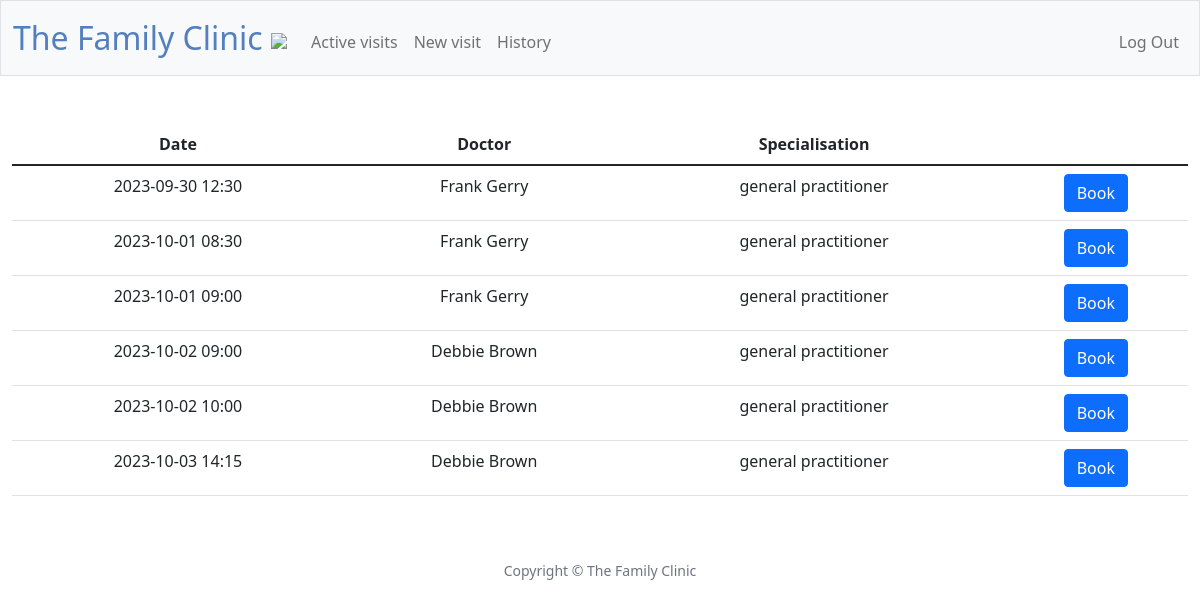
The app's page /book (signed in) with its own data.
### tables this page shows
CREATE TABLE searched_visits (user_id INTEGER NOT NULL, visit_id INTEGER NOT NULL, date TEXT NOT NULL, status TEXT NOT NULL, doctor TEXT NOT NULL, specialisation TEXT NOT NULL, diagnosis TEXT, treatment TEXT);

### app.py (the view)
@app.route("/book", methods=["GET", "POST"])
@login_required
def book():
    if request.method == "POST":
        date = request.form.get("date")
        doctor = request.form.get("doctor")
        specialisation = request.form.get("specialisation")
        visit_id = db.execute("SELECT id FROM visits WHERE date = ? AND doctor = ? AND specialisation = ?", date, doctor, specialisation)
        visit_id = visit_id[0]["id"]
        db.execute("INSERT INTO booked_visits (user_id, visit_id, date, status, doctor, specialisation) VALUES (?, ?, ?, ?, ?, ?)", session["user_id"], visit_id, date, "booked", doctor, specialisation)
        db.execute("UPDATE visits SET status = ? WHERE id = ?", "booked", visit_id )
        return redirect("/")
    else:
        list_of_visits = db.execute("SELECT * FROM searched_visits")
        return render_template("book.html", list_of_visits=list_of_visits)

### app.py (called while the page is built)
@app.after_request
def after_request(response):
    response.headers["Cache-Control"] = "no-cache, no-store, must-revalidate"
    response.headers["Expires"] = 0
    response.headers["Pragma"] = "no-cache"
    return response

### helpers.py (called while the page is built)
def login_required(f):
    @wraps(f)
    def decorated_function(*args, **kwargs):
        if session.get("user_id") is None:
            return redirect("/login")
        return f(*args, **kwargs)
    return decorated_function

### templates/book.html (shortened to what this page needs)
{% extends "layout.html" %}
{% block main %}
    <div class="mb-3">
        <table class="table">
            <thead>
                <tr>
                    <th>Date</th>
                    <th>Doctor</th>
                    <th>Specialisation</th>
                </tr>
            </thead>
            <tbody>
                {% for visit in list_of_visits %}
                    <form action="/book" method="post" name="booking_details">
                        <tr>
                            <td><input type="hidden" value="{{ visit["date"] }}" name="date"> {{ visit["date"] }}</td>
                            <td><input type="hidden" value="{{ visit["doctor"] }}" name="doctor">{{ visit["doctor"] }}</td>
                            <td><input type="hidden" value="{{ visit["specialisation"] }}" name="specialisation">{{ visit["specialisation"] }}</td>
                            <td><button class="btn btn-primary" type="submit">Book</button></td>
                        </tr>
                    </form>
                {% endfor %}
            </tbody>
        </table>
    </div>
{% endblock %}

### templates/layout.html (shortened to what this page needs)
<!DOCTYPE html>
<html lang="en">
    <head>
        <link href="https://cdn.jsdelivr.net/npm/bootstrap@5.1.3/dist/css/bootstrap.min.css" rel="stylesheet">
        <link href="/static/styles.css" rel="stylesheet">
    </head>
    <body>
        <nav class="bg-light border navbar navbar-expand-md navbar-light">
            <div class="container-fluid">
                <a class="navbar-brand" href="/"><span class="blue">The Family Clinic</span><span><span>  </span><img src="/static/clinic_logo.png" style="width:30px;"></span></a>
                <div class="collapse navbar-collapse" id="navbar">
                    {% if session["user_id"] %}
                        <ul class="navbar-nav me-auto mt-2">
                            <li class="nav-item"><a class="nav-link" href="/">Active visits</a></li>
                            <li class="nav-item"><a class="nav-link" href="/search">New visit</a></li>
                            <li class="nav-item"><a class="nav-link" href="/treatment">History</a></li>
                        </ul>
                        <ul class="navbar-nav ms-auto mt-2">
                            <li class="nav-item"><a class="nav-link" href="/logout">Log Out</a></li>
                        </ul>
                    {% else %}
                        <ul class="navbar-nav ms-auto mt-2">
                            <li class="nav-item"><a class="nav-link" href="/register">Register</a></li>
                            <li class="nav-item"><a class="nav-link" href="/login">Log In</a></li>
                        </ul>
                    {% endif %}
                </div>
            </div>
        </nav>
        <main class="container-fluid py-5 text-center">
            {% block main %}{% endblock %}
        </main>
        <footer class="mb-5 small text-center text-muted">
            Copyright &#169; The Family Clinic
        </footer>
    </body>
</html>

### static/styles.css (style rules this page uses)
nav .navbar-brand { font-size: xx-large; }
nav .navbar-brand .blue { color: #537fbe; }

### records on screen
searched_visits: date "2023-09-30 12:30", doctor "Frank Gerry", specialisation "general practitioner"
searched_visits: date "2023-10-01 08:30", doctor "Frank Gerry", specialisation "general practitioner"
searched_visits: date "2023-10-01 09:00", doctor "Frank Gerry", specialisation "general practitioner"
searched_visits: date "2023-10-02 09:00", doctor "Debbie Brown", specialisation "general practitioner"
searched_visits: date "2023-10-02 10:00", doctor "Debbie Brown", specialisation "general practitioner"
searched_visits: date "2023-10-03 14:15", doctor "Debbie Brown", specialisation "general practitioner"
